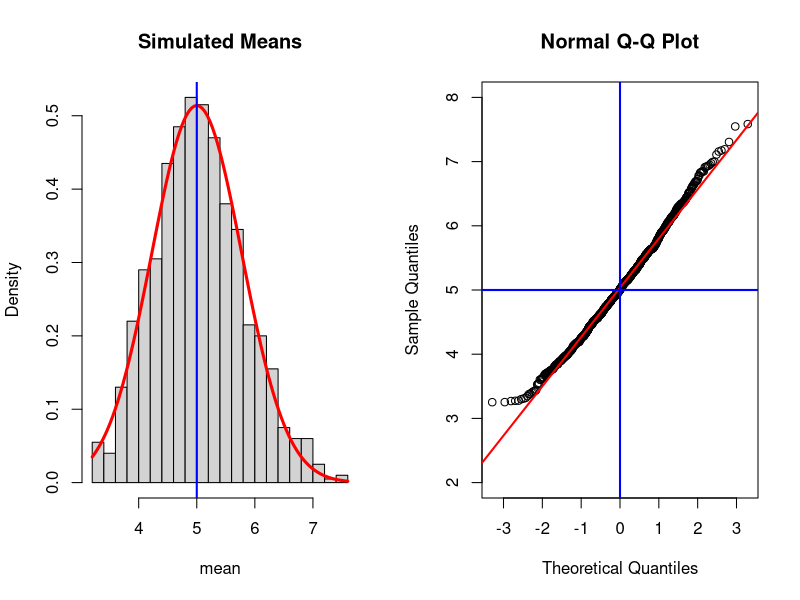

Recreate this plot in R.
## ---- chunk 1
set.seed(5)
lambda=0.2
n=40
nosim=1000
randMeans= replicate(nosim, mean(rexp(n, lambda)))
## ---- chunk 2
mean(randMeans)
## ---- chunk 3
TheoreticalSigma=5/sqrt(40)
TheoreticalVariance=5^2/(40)
TheoreticalVariance
TheoreticalSigma
## ---- chunk 4
var(randMeans)
sd(randMeans)
## ---- chunk 5
par(mfrow=c(1,2))
hist(randMeans, prob = TRUE, main = "Simulated Means", xlab = "mean", breaks=20)
curve(dnorm(x, mean=5, sd=sd(randMeans)), add=TRUE, col="red", lwd=3)
abline(v = 5, col="Blue", lwd=2)
qqnorm(randMeans, ylim=c(2,8))
qqline(randMeans,col="red", lwd=2)
abline(h=5, col="blue", lwd=2)
abline(v=0, col="blue", lwd=2)
## ---- chunk 6
set.seed(5)
randSamples=replicate(nosim, rexp(n,lambda))
means=apply(randSamples, 2, mean)
SD=apply(randSamples, 2, sd)
ul=means+1.96*(SD/sqrt(n))
ll=means-1.96*(SD/sqrt(n))
mean(ll < 1/lambda & ul > 1/lambda)
## ---- chunk 7
mean(randMeans) +c(-1,1)*qnorm(0.975)*(5/sqrt(40))
